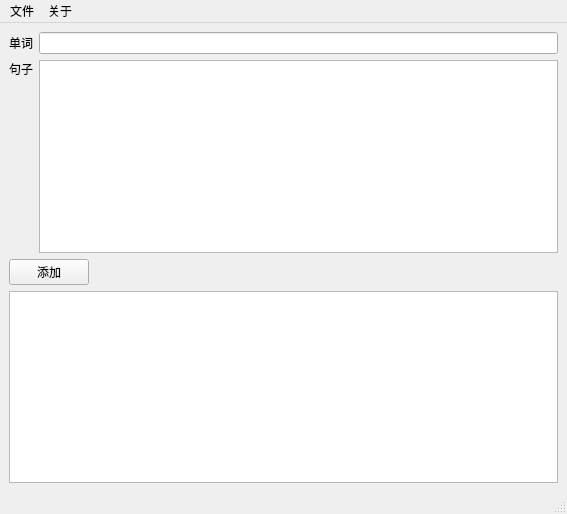
<?xml version="1.0" encoding="UTF-8"?>
<ui version="4.0">
 <class>MainWindow</class>
 <widget class="QMainWindow" name="MainWindow">
  <property name="geometry">
   <rect>
    <x>0</x>
    <y>0</y>
    <width>567</width>
    <height>514</height>
   </rect>
  </property>
  <property name="windowTitle">
   <string>MainWindow</string>
  </property>
  <widget class="QWidget" name="centralwidget">
   <layout class="QVBoxLayout" name="verticalLayout_2">
    <item>
     <layout class="QHBoxLayout" name="horizontalLayout_2">
      <item>
       <widget class="QLabel" name="label">
        <property name="text">
         <string>单词</string>
        </property>
        <property name="buddy">
         <cstring>word_lineEdit</cstring>
        </property>
       </widget>
      </item>
      <item>
       <widget class="QLineEdit" name="word_lineEdit"/>
      </item>
     </layout>
    </item>
    <item>
     <layout class="QHBoxLayout" name="horizontalLayout">
      <item>
       <layout class="QVBoxLayout" name="verticalLayout">
        <item>
         <widget class="QLabel" name="label_2">
          <property name="text">
           <string>句子</string>
          </property>
          <property name="buddy">
           <cstring>sentence_textEdit</cstring>
          </property>
         </widget>
        </item>
        <item>
         <spacer name="verticalSpacer">
          <property name="orientation">
           <enum>Qt::Vertical</enum>
          </property>
          <property name="sizeHint" stdset="0">
           <size>
            <width>20</width>
            <height>40</height>
           </size>
          </property>
         </spacer>
        </item>
       </layout>
      </item>
      <item>
       <widget class="QTextEdit" name="sentence_textEdit"/>
      </item>
     </layout>
    </item>
    <item>
     <layout class="QHBoxLayout" name="horizontalLayout_3">
      <item>
       <widget class="QPushButton" name="pushButton">
        <property name="text">
         <string>添加</string>
        </property>
       </widget>
      </item>
      <item>
       <spacer name="horizontalSpacer">
        <property name="orientation">
         <enum>Qt::Horizontal</enum>
        </property>
        <property name="sizeHint" stdset="0">
         <size>
          <width>40</width>
          <height>20</height>
         </size>
        </property>
       </spacer>
      </item>
     </layout>
    </item>
    <item>
     <widget class="QTextBrowser" name="textBrowser_meaning"/>
    </item>
   </layout>
  </widget>
  <widget class="QMenuBar" name="menubar">
   <property name="geometry">
    <rect>
     <x>0</x>
     <y>0</y>
     <width>567</width>
     <height>23</height>
    </rect>
   </property>
   <widget class="QMenu" name="fileMenu">
    <property name="title">
     <string>文件</string>
    </property>
    <addaction name="settingAction"/>
   </widget>
   <widget class="QMenu" name="aboutMenu">
    <property name="title">
     <string>关于</string>
    </property>
    <addaction name="aboutQtAction"/>
   </widget>
   <addaction name="fileMenu"/>
   <addaction name="aboutMenu"/>
  </widget>
  <widget class="QStatusBar" name="statusbar"/>
  <action name="action1">
   <property name="text">
    <string>1</string>
   </property>
  </action>
  <action name="settingAction">
   <property name="text">
    <string>设置</string>
   </property>
  </action>
  <action name="aboutQtAction">
   <property name="text">
    <string>关于Qt</string>
   </property>
  </action>
 </widget>
 <resources/>
 <connections/>
</ui>
